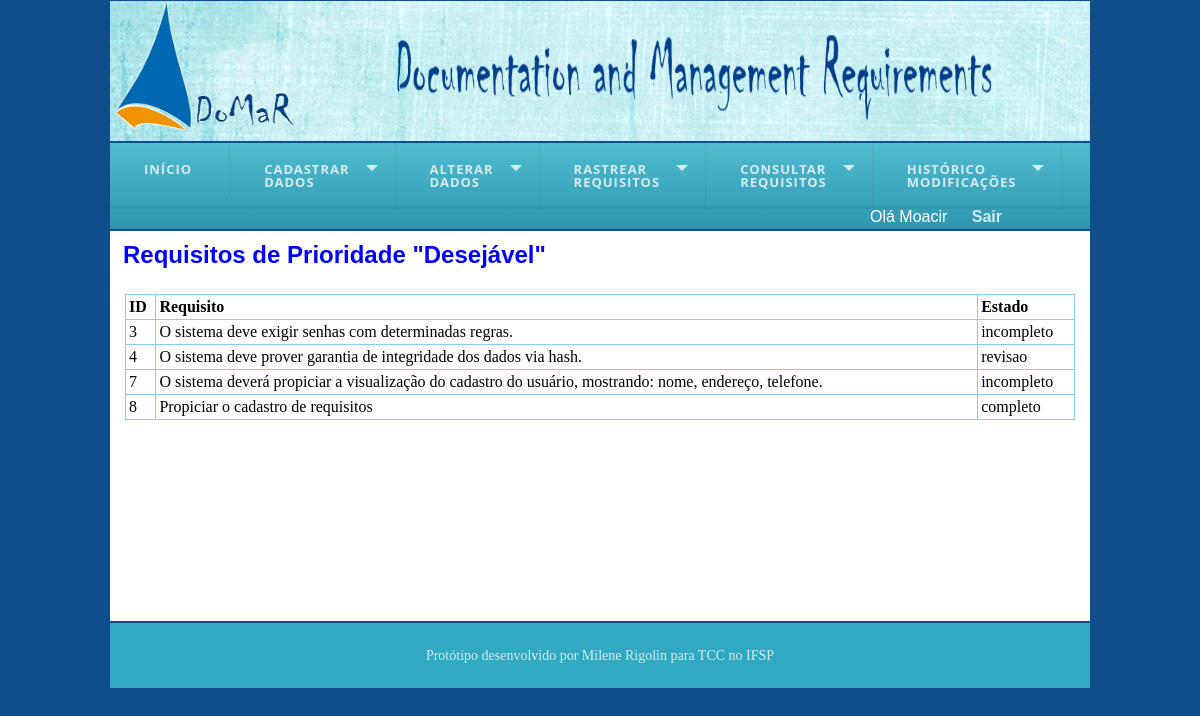
Screenshot of /mon_pri_desejavel.php (signed in) with the database file from the repository.
### tables this page shows
CREATE TABLE `requisito` (
  `id` int(11) NOT NULL AUTO_INCREMENT,
  `texto_req` varchar(3000) NOT NULL,
  `descricao` varchar(300) DEFAULT NULL,
  `data` datetime NOT NULL,
  `categoria` varchar(100) DEFAULT NULL,
  `tipo` varchar(100) DEFAULT NULL,
  `estado` varchar(100) DEFAULT NULL,
  `prioridade` varchar(100) DEFAULT NULL,
  `origem_id` int(11) NOT NULL,
  `usuario_id_cliente` int(11) NOT NULL,
  `usuario_id_funcionario` int(11) NOT NULL,
  `titulo_req` varchar(80) NOT NULL,
  `id_user_alteracao` int(11) DEFAULT NULL,
  `ultima_alteracao` datetime DEFAULT NULL,
  PRIMARY KEY (`id`),
  KEY `fk_requisito_origem1_idx` (`origem_id`),
  KEY `fk_requisito_usuario1_idx` (`usuario_id_cliente`),
  KEY `fk_requisito_usuario2_idx` (`usuario_id_funcionario`),
  KEY `fk_requisito_id_user_alteracao` (`id_user_alteracao`),
  CONSTRAINT `fk_requisito_origem1` FOREIGN KEY (`origem_id`) REFERENCES `origem` (`id`) ON DELETE NO ACTION ON UPDATE NO ACTION
);

### mon_pri_desejavel.php (the view, shortened to what this page needs)
<?php
	include "template/topo.php";
?>
<div id = "content">
  <?php
		if($con){
			$sql = "select * from requisito WHERE prioridade= 'desejavel'";
			$rs = mysqli_query($con, $sql);
			if($rs){?>
				<h2> Requisitos de Prioridade "Desejável" </h2><center>
				<table  align = "center">
					<tr align = "left">
						<th>ID</th>
						<th>Requisito</th>
						<th>Estado</th>
					</tr>
				<?php
					while ($valor = mysqli_fetch_array($rs)){
						echo "<tr align = 'center'>
								<td> ".$valor["id"]."</td>
								<td> ".$valor["texto_req"]."</td>
								<td> ".$valor["estado"]."</td>
							</tr>";
					}
					echo "</table></center>";
			}
			else{
				echo "Erro de Consulta de requisito: ".mysqli_error($con);
			}
		}
		else{
			echo "Erro de conexão: ".mysqli_error($con);
		}
 ?>
</div>
<?php
	include "template/rodape.php";
?>

### css/formatacao.css (style rules this page uses)
* { border: 0px; margin: 0px; }
body { background-color: #104E8B; }
#content { background:#FFFFFF; height: 380px; width: 970px; margin-top: 2px; margin-bottom: 2px; padding-top: 10px; padding-left: 5px; padding-right: 5px; float: right; overflow:auto; }
h2, h3 { color: #0000FF; font-family: Arial,Helvetica,sans-serif; padding-left: 8px; }
table, td, th, tr { border: 1px solid #87CEEB; border-collapse: collapse; padding: 3px; margin-top: 25px; text-align: left; }
table { width: 950px; }

### rows the page displays
requisito: id "3", texto_req "O sistema deve exigir senhas com determinadas regras.", estado "incompleto"
requisito: id "4", texto_req "O sistema deve prover garantia de integridade dos dados via hash.", estado "revisao"
requisito: id "7", texto_req "O sistema deverá propiciar a visualização do cadastro do usuário, mostrando: nome, endereço, telefone.", estado "incompleto"
requisito: id "8", texto_req "Propiciar o cadastro de requisitos", estado "completo"

### other values shown
$_SESSION['nome'] "Moacir"
